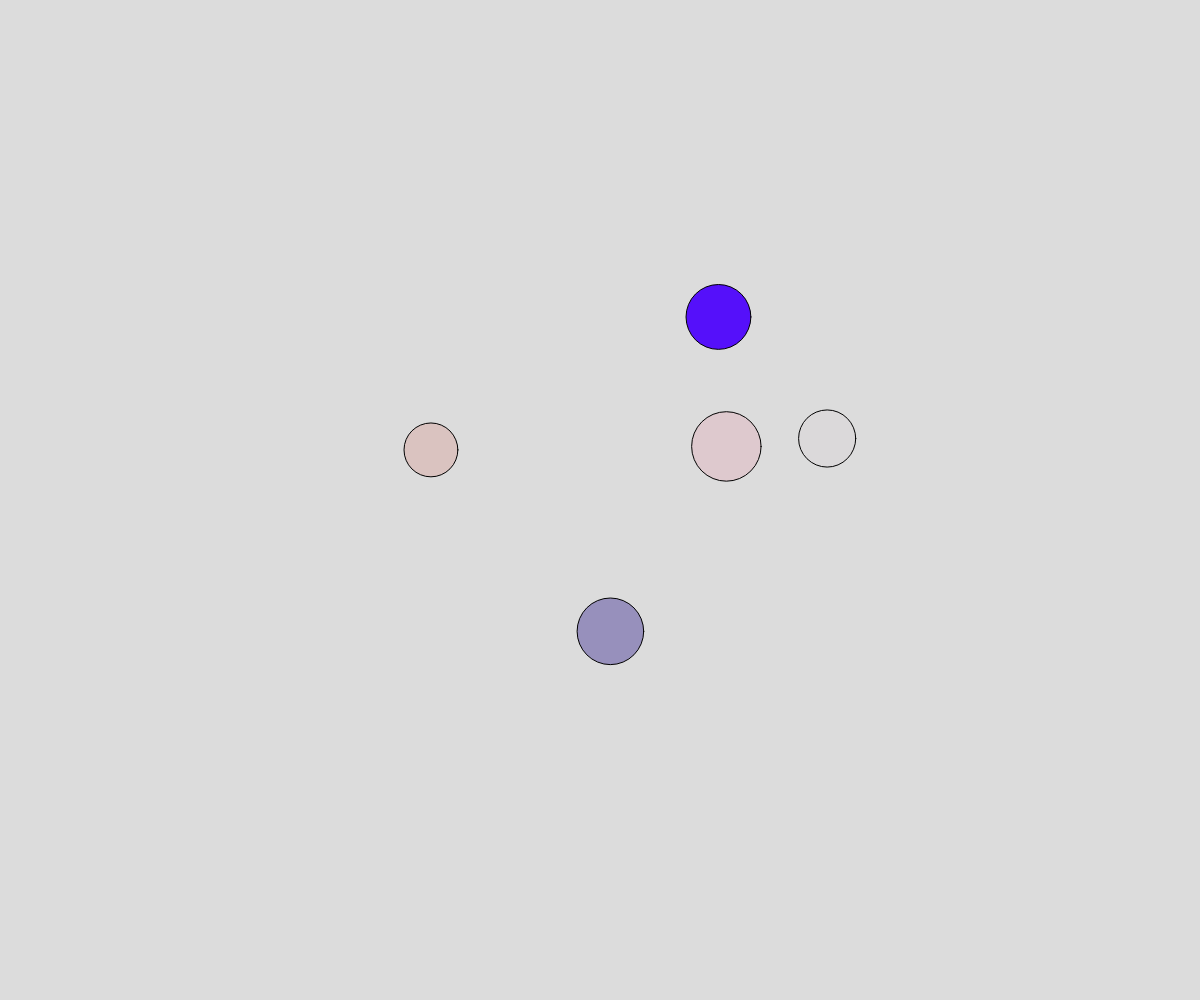
Frame 1 (no input)
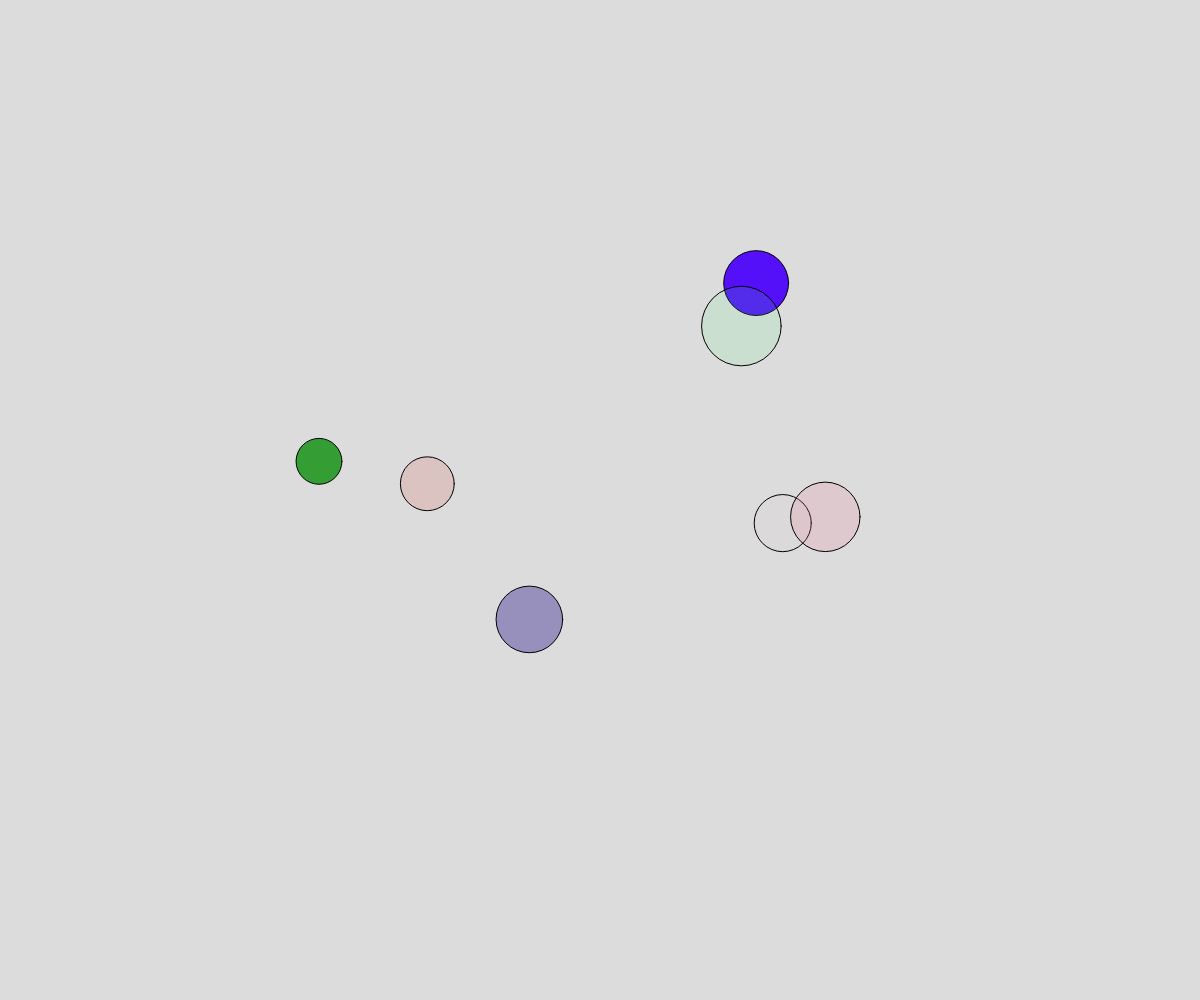
Frame 60 (no input)
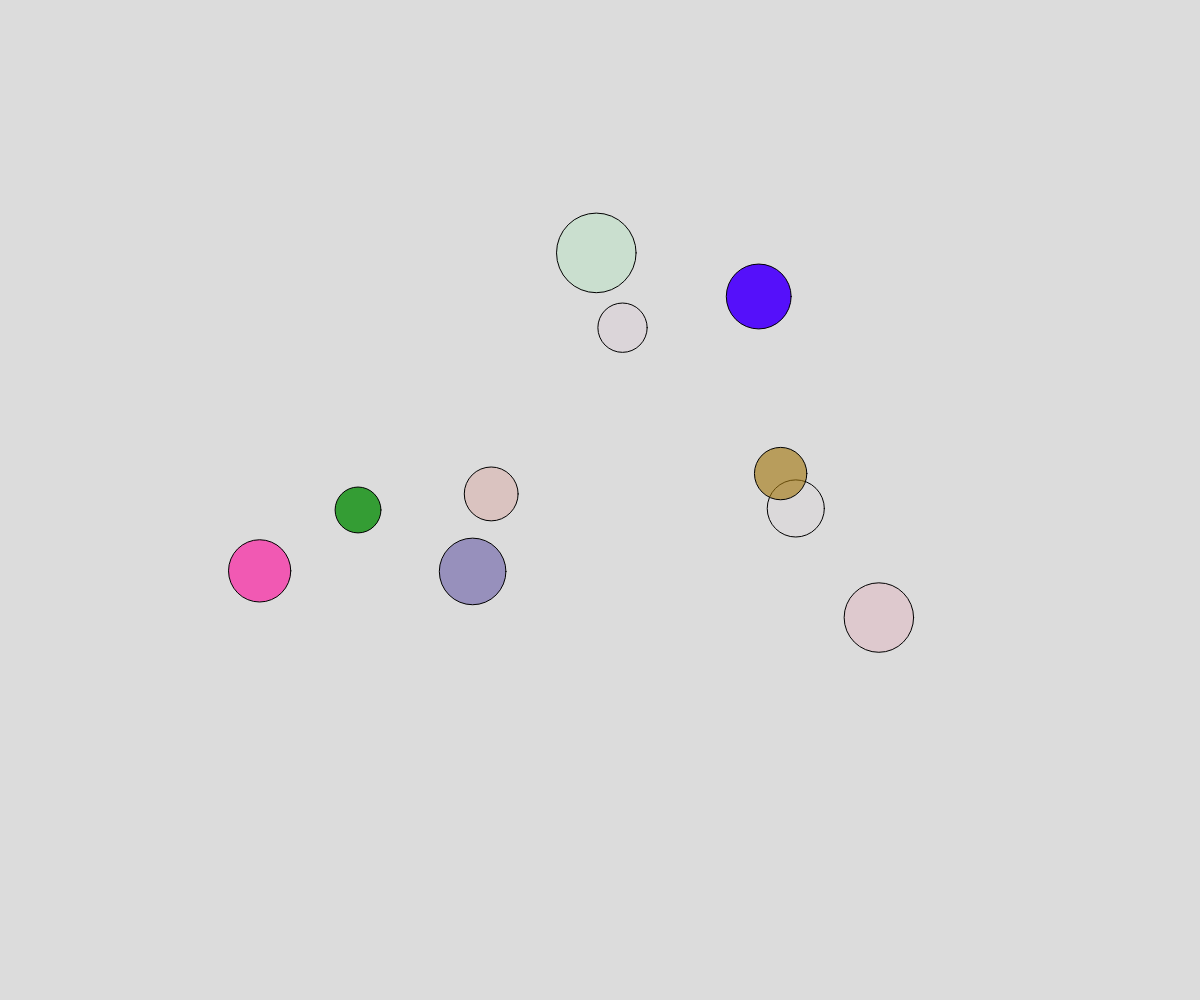
Frame 120 (the mouse pressed at the canvas centre since frame 60)

The p5.js sketch that drew these frames (run headless with seeded random() and noise() and a simulated clock; from frame 60 on, the mouse is pressed at the canvas centre):

// p5.js sketch
// ── sketch.js
// Project Title
// Your Name
// Date
//
// Extra for Experts:
// - describe what you did to take this project "above and beyond"

let theBubbles = [];
let deathLocation = [];

function setup() {
  createCanvas(windowWidth, windowHeight);
  //noStroke();

  for (let i = 0; i < 5; i++) {
    spawnBubble();
  }

  //create new bubble every half second
  window.setInterval(spawnBubble, 500);
}

function draw() {
  background(220);
  //moveBubblesRandomly();
  moveBubblesWithNoise();
  displayBubble();
  displayDeathSpot();
}

function mousePressed() {
  for(let bubble of theBubbles) {
    if (clickedInBubble(mouseX, mouseY, bubble)) {
      let theIndex = theBubbles.indexOf(bubble);
      theBubbles.splice(theIndex, 1);
      addDeath(mouseX, mouseY);
    }
  }
}

function displayDeathSpot() {
  for (let spot of deathLocation) {
    textAlign(CENTER, CENTER);
    fill("black");
    text("X", spot.x, spot.y);
  }
}

function addDeath(_x, _y) {
  let deathSpot = {
    x: _x,
    y: _y,
  };
  deathLocation.push(deathSpot);
}

function clickedInBubble(x, y, theBubbles) {
  let distanceAway = dist(x, y, theBubbles.x, theBubbles.y);
  if (distanceAway < theBubbles.radius) {
    return true;
  }
  else {
    return false;
  }
}

function displayBubble() {
  for (let bubble of theBubbles) {
    fill(bubble.r, bubble.g, bubble.b, bubble.alpha);
    circle(bubble.x, bubble.y, bubble.radius*2);
  }
}
function moveBubblesWithNoise() {
  for (let bubble of theBubbles) {
    let x = noise(bubble.timeX) * width;
    let y = noise(bubble.timeY) * height;

    bubble.x = x;
    bubble.y = y;

    bubble.timeX += bubble.deltaTime;
    bubble.timeY += bubble.deltaTime;
  }
}

function moveBubblesRandomly() {
  for (let bubble of theBubbles) {
    let choice = random(100);
    if (choice < 50) {
      //move up
      bubble.y -= bubble.speed;
    }
    else if (choice < 65) {
      //move down
      bubble.y += bubble.speed;
    }
    else if (choice < 80) {
      //move right
      bubble.x += bubble.speed;
    }
    else {
      //move left
      bubble.x -= bubble.speed;
    }
  }
}

function spawnBubble() {
  let someBubble = {
    x: random(width),
    y: height + random(0, 50),
    speed: random(2, 5),
    radius: random(20, 40),
    r: random(255),
    g: random(255),
    b: random(255),
    alpha: random(255),
    timeX: random(100000000),
    timeY: random(100000000),
    deltaTime: 0.002,
  };
  theBubbles.push(someBubble);
}
